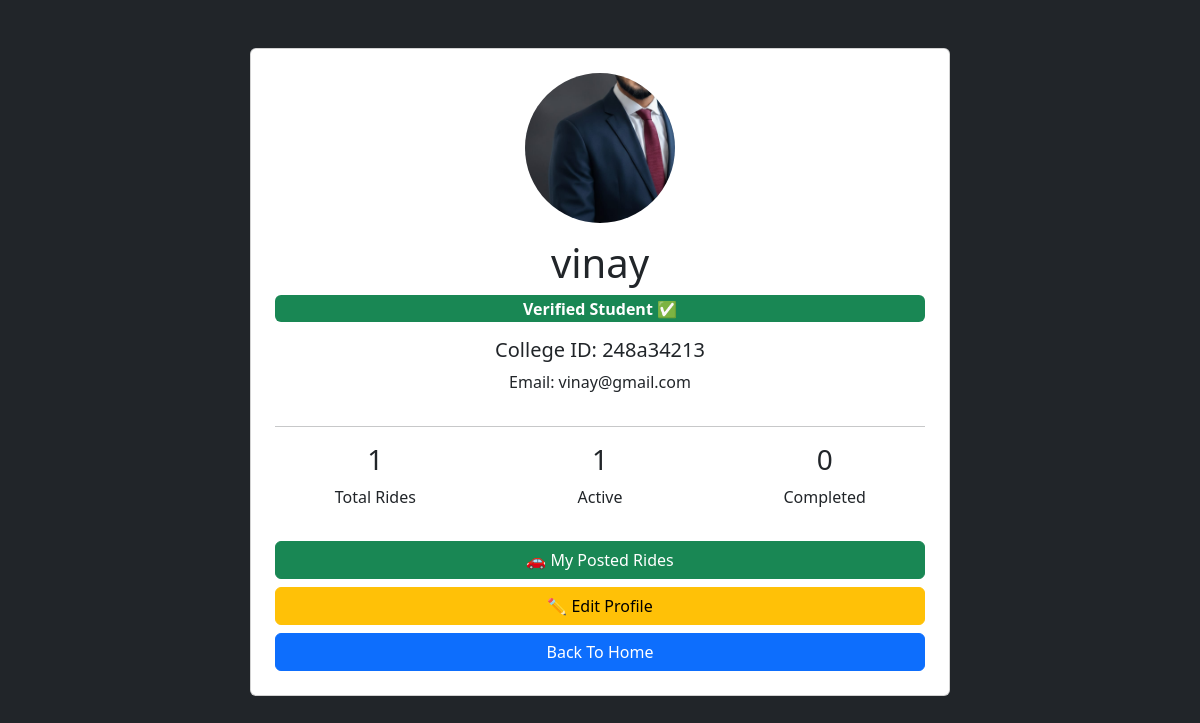
Screenshot of /profile (signed in) with the database file from the repository.
### tables this page shows
CREATE TABLE users (
    id INTEGER PRIMARY KEY AUTOINCREMENT,
    username TEXT,
    password TEXT,
    image TEXT,
    college_id TEXT,
    email TEXT
);

### app.py (the view)
@app.route("/profile")
def profile():
    if "user" not in session:
        return redirect("/login")
    username = session["user"]
    conn = connect_db()
    cursor = conn.cursor()
    cursor.execute(
        "SELECT username, image, college_id, email FROM users WHERE username=?",
        (username,)
    )
    user = cursor.fetchone()
    cursor.execute("SELECT COUNT(*) FROM rides WHERE username=?", (username,))
    total_rides = cursor.fetchone()[0]
    cursor.execute("SELECT COUNT(*) FROM rides WHERE username=? AND completed=1", (username,))
    completed_rides = cursor.fetchone()[0]
    active_rides = total_rides - completed_rides
    conn.close()
    return render_template(
        "profile.html",
        user=user,
        total_rides=total_rides,
        completed_rides=completed_rides,
        active_rides=active_rides
    )

### app.py (called while the page is built)
def connect_db():
    return sqlite3.connect("rides.db")

### templates/profile.html (shortened to what this page needs)
<!DOCTYPE html>
<html>
<head>
<link href="https://cdn.jsdelivr.net/npm/bootstrap@5.3.3/dist/css/bootstrap.min.css" rel="stylesheet">
</head>
<body class="bg-dark">
<div class="container mt-5">
<div class="card p-4 mx-auto text-center"
     style="max-width:700px;">
<img src="{{ url_for('uploaded_file', filename=user[1]) }}"
     width="150"
     height="150"
     class="rounded-circle mx-auto mb-3"
     style="object-fit:cover;">
<h1>{{ user[0] }}</h1>
<div class="badge bg-success fs-6 mb-3">
Verified Student ✅
</div>
<h5>
College ID:
{{ user[2] }}
</h5>
<p>
Email:
{{ user[3] }}
</p>
<hr>
<div class="row text-center">
<div class="col-md-4">
<h3>{{ total_rides }}</h3>
<p>Total Rides</p>
</div>
<div class="col-md-4">
<h3>{{ active_rides }}</h3>
<p>Active</p>
</div>
<div class="col-md-4">
<h3>{{ completed_rides }}</h3>
<p>Completed</p>
</div>
</div>
<a href="/myrides"
   class="btn btn-success mt-3">
🚗 My Posted Rides
</a>
<a href="/edit_profile"
   class="btn btn-warning mt-2">
✏ Edit Profile
</a>
<a href="/"
   class="btn btn-primary mt-2">
Back To Home
</a>
</div>
</div>
</body>
</html>

### rows the page displays
users: image (picture), username "vinay", college "248a34213", email "vinay@gmail.com"

### other values shown
{{ total_rides }} "1"
{{ active_rides }} "1"
{{ completed_rides }} "0"
